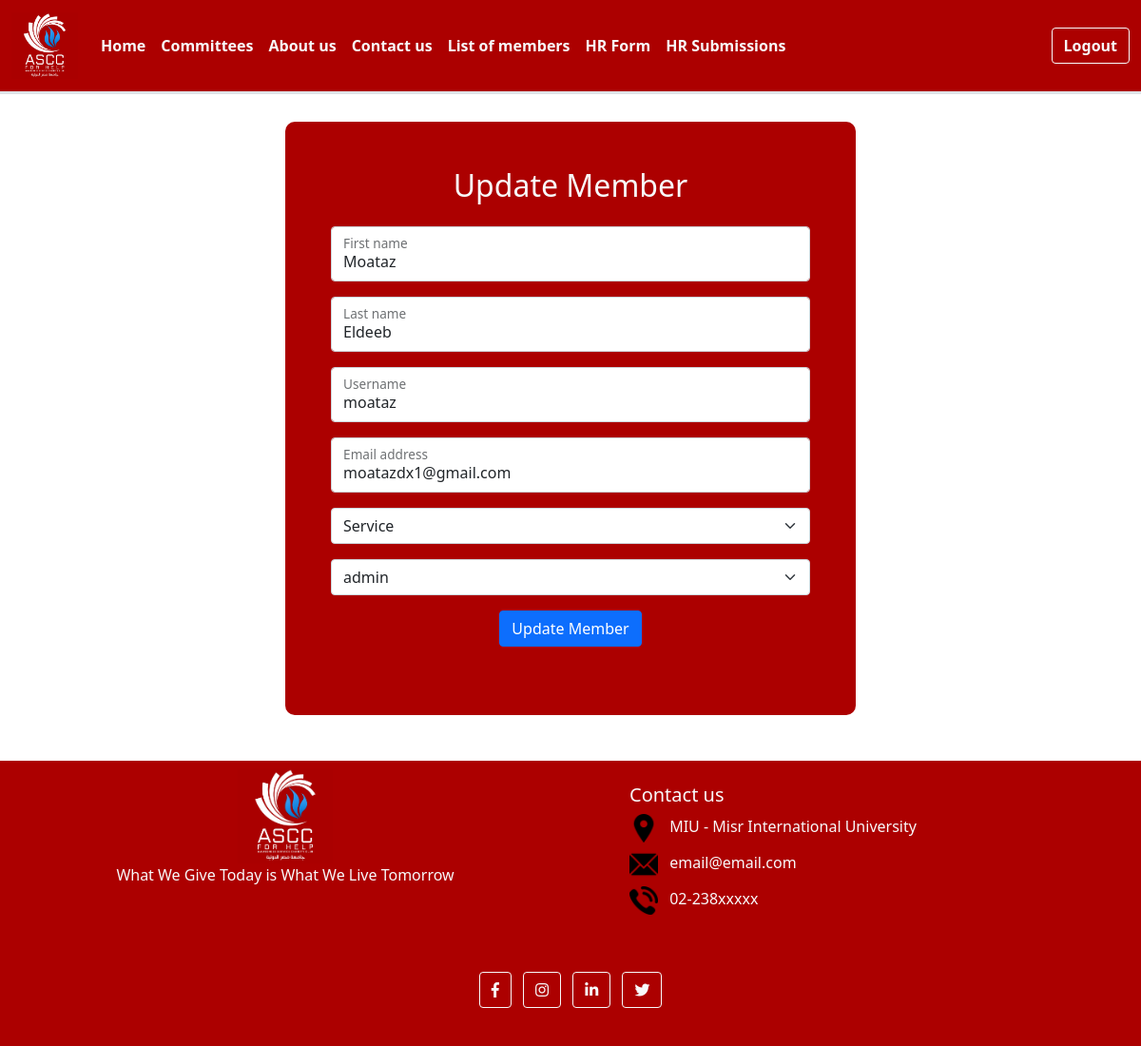
The page /update/13 (signed in) on the database its author committed.
### Asec/models.py (models this page shows)
class User(AbstractUser):
    committeeId = models.ForeignKey("Committee", on_delete=models.CASCADE)
    roleId = models.ForeignKey("Role", on_delete=models.CASCADE)

### Asec/views.py (the view, shortened to what this page needs)
# urls.py: path('update/<int:id>', views.update, name='update'),
def update(request,id):
    if is_allowed(request,'update'):
        if request.method == 'GET':
            member = User.objects.get(id=id)
            return render(request, "Admin/update_member.html", {
                    "member": member,
                    "roles":Role.objects.all(),
                    "committees": Committee.objects.all()
                })
    else:
        return HttpResponse("<h2>Page requires admin previliges</h2>")

### Asec/views.py (called while the page is built)
def is_allowed(request, urlName):
    if request.user.is_anonymous:
        return False
    else:
        roleId = Role.objects.get(id= request.user.roleId.pk)
        url = Urls.objects.get(name= urlName)
        return url.role_set.filter(pk=roleId.pk).exists()

### Asec/Templates/Admin/update_member.html (shortened to what this page needs)
{% extends "General/layout.html" %}
{% block content %}
<div
    class="container-lg my-5 p-5 "
    style="background-color: rgb(172, 0, 0); border-radius: 10px; width: 600px;"
>
    <h2 class="mb-4 text-center text-light">Update Member</h2>
    <form action="{% url 'update' id=member.id%}" method="POST">
        <div class="form-floating mb-3">
            <input type="text" class="form-control" id="firstName" placeholder="First name" name="firstName" value="{{ member.first_name}}" required >
            <label for="firstName">First name</label>
        </div>
        <div class="form-floating mb-3">
            <input type="text" class="form-control" id="lastName" placeholder="Last name" name="lastName" value="{{ member.last_name}}" required>
            <label for="lastName">Last name</label>
        </div>
        <div class="form-floating mb-3">
            <input type="text" class="form-control" id="username" placeholder="Username" name="username" value="{{ member.username}}" required>
            <label for="username">Username</label>
        </div>
        <div class="form-floating mb-3">
            <input type="email" class="form-control" id="email" placeholder="name@example.com" name="email" value="{{ member.email}}" required>
            <label for="email">Email address</label>
        </div>
        <select class="form-select mb-3" aria-label="Default select example" name="committeeId" required>
            {% for committee in committees%}
                {% if committee.name == member.committeeId.name %}
                    <option value="{{committee.id}}" selected>{{committee.name}}</option>
                {% else%}
                    <option value="{{committee.id}}">{{committee.name}}</option>
                {% endif%}
            {% endfor%}
        </select>
        <select class="form-select mb-3" aria-label="Default select example" name="roleId" required>
            {% for role in roles%}
                {% if role.name == member.roleId.name %}
                    <option value="{{role.id}}" selected>{{role.name}}</option>
                {% else%}
                    <option value="{{role.id}}">{{role.name}}</option>
                {% endif%}
            {% endfor%}
        </select>
        <div class="text-center text-light">
            <input type="submit" class="btn btn-primary btn-block mb-4" value="Update Member">
        </div>
    </form>
</div>
{% endblock %}

### Asec/static/styles/general.css (style rules this page uses)
body { margin: 0; padding-top: 80px; background-color: rgb(250, 250, 250); }

### rows shown on the page
User: firstName "Moataz", lastName "Eldeeb", username "moataz", email "moatazdx1@gmail.com"

### other values the page prints
form field committeeId "Service"
form field roleId "admin"
